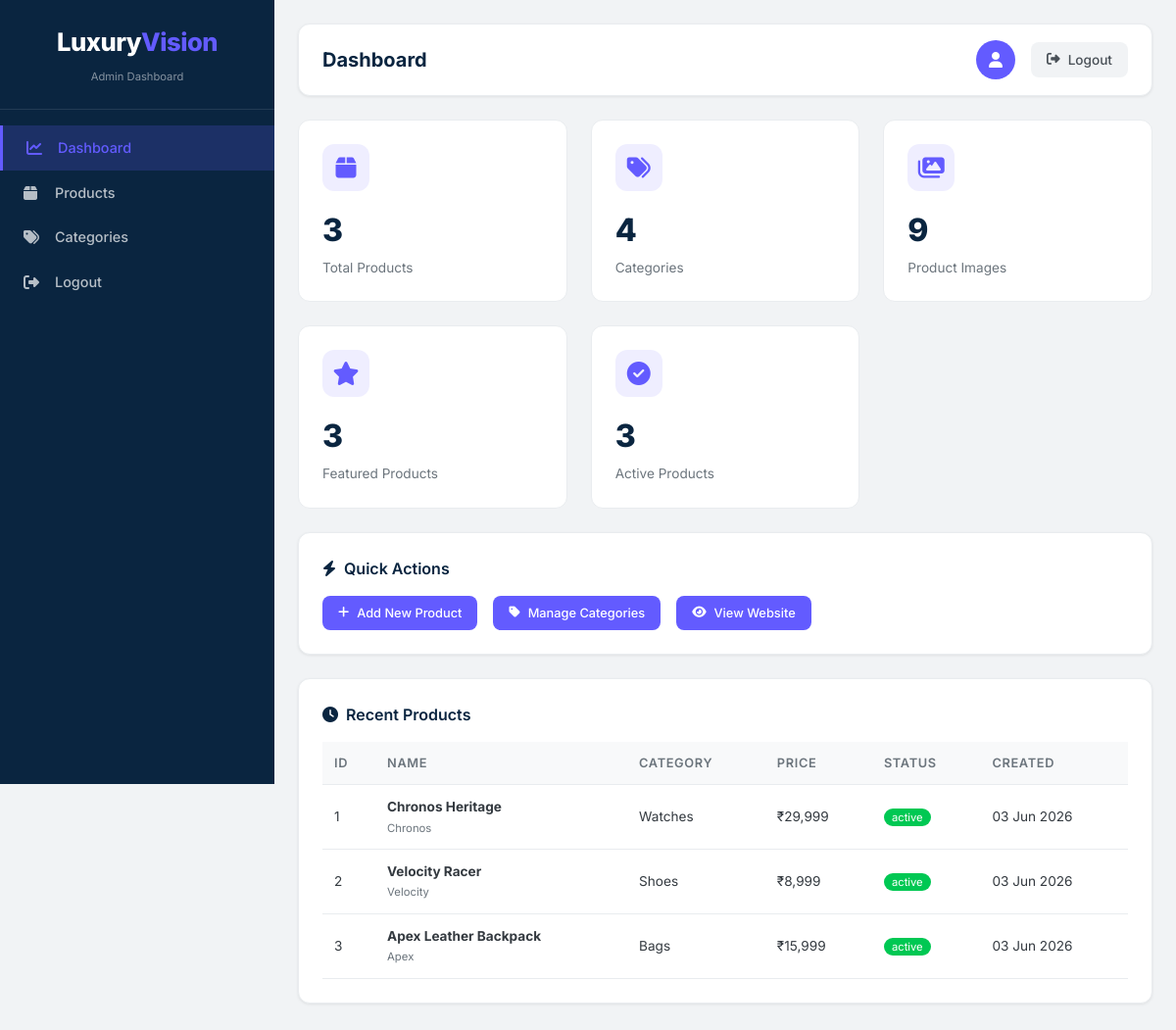
Screenshot of /admin/dashboard.php (signed in) with the database file from the repository.
### tables this page shows
CREATE TABLE IF NOT EXISTS products (
    id INT AUTO_INCREMENT PRIMARY KEY,
    category_id INT,
    name VARCHAR(200) NOT NULL,
    slug VARCHAR(200) NOT NULL UNIQUE,
    brand VARCHAR(100),
    short_desc VARCHAR(500),
    description TEXT,
    price DECIMAL(10,2) NOT NULL,
    original_price DECIMAL(10,2),
    featured TINYINT DEFAULT 0,
    status ENUM('active', 'inactive') DEFAULT 'active',
    colors JSON,
    features JSON,
    specifications JSON,
    created_at TIMESTAMP DEFAULT CURRENT_TIMESTAMP,
    updated_at TIMESTAMP DEFAULT CURRENT_TIMESTAMP ON UPDATE CURRENT_TIMESTAMP,
    FOREIGN KEY (category_id) REFERENCES categories(id) ON DELETE SET NULL,
    INDEX idx_status (status),
    INDEX idx_featured (featured)
);

CREATE TABLE IF NOT EXISTS categories (
    id INT AUTO_INCREMENT PRIMARY KEY,
    name VARCHAR(100) NOT NULL,
    slug VARCHAR(100) NOT NULL UNIQUE,
    description TEXT,
    status TINYINT DEFAULT 1,
    created_at TIMESTAMP DEFAULT CURRENT_TIMESTAMP,
    updated_at TIMESTAMP DEFAULT CURRENT_TIMESTAMP ON UPDATE CURRENT_TIMESTAMP
);

### includes/config.php (called while the page is built, shortened)
<?php
function sanitize($input) {
    return htmlspecialchars($input, ENT_QUOTES, 'UTF-8');
}
?>

### admin/dashboard.php (the view, shortened to what this page needs)
<?php
require_once __DIR__ . '/../includes/config.php';
$db = getDB();
$totalProducts = $db->query("SELECT COUNT(*) FROM products")->fetchColumn();
$totalCategories = $db->query("SELECT COUNT(*) FROM categories")->fetchColumn();
$totalImages = $db->query("SELECT COUNT(*) FROM product_images")->fetchColumn();
$featuredProducts = $db->query("SELECT COUNT(*) FROM products WHERE featured = 1")->fetchColumn();
$activeProducts = $db->query("SELECT COUNT(*) FROM products WHERE status = 'active'")->fetchColumn();
$page_title = 'Dashboard';
include 'layout_head.php';
?>
<div class="stats-grid">
    <div class="stat-card">
        <div class="stat-icon"><i class="fas fa-box"></i></div>
        <div class="stat-number"><?= $totalProducts ?></div>
        <div class="stat-label">Total Products</div>
    </div>
    <div class="stat-card">
        <div class="stat-icon"><i class="fas fa-tags"></i></div>
        <div class="stat-number"><?= $totalCategories ?></div>
        <div class="stat-label">Categories</div>
    </div>
    <div class="stat-card">
        <div class="stat-icon"><i class="fas fa-images"></i></div>
        <div class="stat-number"><?= $totalImages ?></div>
        <div class="stat-label">Product Images</div>
    </div>
    <div class="stat-card">
        <div class="stat-icon"><i class="fas fa-star"></i></div>
        <div class="stat-number"><?= $featuredProducts ?></div>
        <div class="stat-label">Featured Products</div>
    </div>
    <div class="stat-card">
        <div class="stat-icon"><i class="fas fa-check-circle"></i></div>
        <div class="stat-number"><?= $activeProducts ?></div>
        <div class="stat-label">Active Products</div>
    </div>
</div>
<div class="card">
    <h3><i class="fas fa-bolt"></i> Quick Actions</h3>
    <div style="display: flex; gap: 1rem; flex-wrap: wrap;">
        <a href="products.php" class="btn btn-primary">
            <i class="fas fa-plus"></i> Add New Product
        </a>
        <a href="categories.php" class="btn btn-primary">
            <i class="fas fa-tag"></i> Manage Categories
        </a>
        <a href="../public/index.php" target="_blank" class="btn btn-primary">
            <i class="fas fa-eye"></i> View Website
        </a>
    </div>
</div>
<div class="card">
    <h3><i class="fas fa-clock"></i> Recent Products</h3>
    <?php
    $recent = $db->query("SELECT p.*, c.name as cat_name FROM products p LEFT JOIN categories c ON c.id = p.category_id ORDER BY p.created_at DESC LIMIT 5")->fetchAll();
    if ($recent): ?>
    <div class="table-container">
        <table>
            <thead>
                <tr><th>ID</th><th>Name</th><th>Category</th><th>Price</th><th>Status</th><th>Created</th></tr>
            </thead>
            <tbody>
                <?php foreach ($recent as $p): ?>
                <tr>
                    <td><?= $p['id'] ?></td>
                    <td><strong><?= sanitize($p['name']) ?></strong><br><small style="color:#6c757d;"><?= sanitize($p['brand']) ?></small></td>
                    <td><?= sanitize($p['cat_name'] ?? 'Uncategorized') ?></td>
                    <td>₹<?= number_format($p['price']) ?></td>
                    <td><span style="background:<?= $p['status'] == 'active' ? '#00c853' : '#dc2626' ?>; color:white; padding:2px 8px; border-radius:20px; font-size:0.7rem;"><?= $p['status'] ?></span></td>
                    <td><?= date('d M Y', strtotime($p['created_at'])) ?></td>
                </tr>
                <?php endforeach; ?>
            </tbody>
        </table>
    </div>
    <?php else: ?>
    <p>No products yet. <a href="products.php">Add your first product</a></p>
    <?php endif; ?>
</div>
<?php include 'layout_foot.php'; ?>

### admin/layout_head.php (shortened to what this page needs)
<!DOCTYPE html>
<html lang="en">
<head>
    <link rel="stylesheet" href="https://cdnjs.cloudflare.com/ajax/libs/font-awesome/6.5.0/css/all.min.css">
</head>
<body>
<div class="admin-container">
    <div class="sidebar">
        <div class="sidebar-header">
            <div class="sidebar-logo">
                <span class="logo-primary">Luxury</span><span class="logo-secondary">Vision</span>
            </div>
            <p>Admin Dashboard</p>
        </div>
        <div class="sidebar-nav">
            <a href="dashboard.php" class="<?= basename($_SERVER['PHP_SELF']) == 'dashboard.php' ? 'active' : '' ?>">
                <i class="fas fa-chart-line"></i> <span>Dashboard</span>
            </a>
            <a href="products.php" class="<?= basename($_SERVER['PHP_SELF']) == 'products.php' ? 'active' : '' ?>">
                <i class="fas fa-box"></i> <span>Products</span>
            </a>
            <a href="categories.php" class="<?= basename($_SERVER['PHP_SELF']) == 'categories.php' ? 'active' : '' ?>">
                <i class="fas fa-tags"></i> <span>Categories</span>
            </a>
            <a href="logout.php">
                <i class="fas fa-sign-out-alt"></i> <span>Logout</span>
            </a>
        </div>
    </div>
    <div class="main-content">
        <div class="top-bar">
            <h1 class="page-title"><?= $page_title ?? 'Dashboard' ?></h1>
            <div class="admin-info">
                <div class="admin-avatar">
                    <i class="fas fa-user"></i>
                </div>
                <a href="logout.php" class="logout-btn"><i class="fas fa-sign-out-alt"></i> Logout</a>
            </div>
        </div>

### admin/layout_foot.php
    </div>
</div>
</body>
</html>

### admin/layout_head.php (style rules this page uses)
* { margin: 0; padding: 0; box-sizing: border-box; }
:root { --primary: #0a2540; --primary-dark: #051a2c; --secondary: #635bff; --secondary-dark: #4c44cc; --accent: #00b4d8; --success: #00c853; --warning: #ff6d00; --danger: #dc2626; --gray-50: #f8f9fa; --gray-100: #f1f3f5; --gray-200: #e9ecef; --gray-300: #dee2e6; --gray-400: #ced4da; --gray-500: #adb5bd; --gray-600: #6c757d; --gray-700: #495057; --gray-800: #343a40; --gray-900: #212529; --white: #ffffff; --shadow-sm: 0 1px 3px rgba(0,0,0,0.08); --shadow: 0 4px 12px rgba(0,0,0,0.08); --shadow-lg: 0 12px 36px rgba(0,0,0,0.12); --radius: 12px; --radius-lg: 16px; }
body { font-family: 'Inter', sans-serif; background: var(--gray-100); color: var(--gray-800); line-height: 1.5; }
.admin-container { display: flex; min-height: 100vh; }
.sidebar { width: 280px; background: var(--primary); color: white; position: fixed; height: 100vh; overflow-y: auto; transition: all 0.3s; }
.sidebar-header { padding: 1.5rem; border-bottom: 1px solid rgba(255,255,255,0.1); text-align: center; }
.sidebar-logo { font-size: 1.6rem; font-weight: 800; letter-spacing: -0.02em; }
.sidebar-logo .logo-primary { color: var(--white); }
.sidebar-logo .logo-secondary { color: var(--secondary); }
.sidebar-header p { font-size: 0.7rem; color: rgba(255,255,255,0.5); margin-top: 0.5rem; }
.sidebar-nav { padding: 1rem 0; }
.sidebar-nav a { display: flex; align-items: center; gap: 0.75rem; padding: 0.75rem 1.5rem; color: rgba(255,255,255,0.7); text-decoration: none; transition: all 0.2s; font-size: 0.9rem; font-weight: 500; }
.sidebar-nav a i { width: 1.25rem; font-size: 1rem; }
.sidebar-nav a.active { background: rgba(99,91,255,0.2); color: var(--secondary); border-left: 3px solid var(--secondary); }
.main-content { flex: 1; margin-left: 280px; padding: 1.5rem; }
.top-bar { background: var(--white); padding: 1rem 1.5rem; border-radius: var(--radius); margin-bottom: 1.5rem; display: flex; justify-content: space-between; align-items: center; box-shadow: var(--shadow-sm); border: 1px solid var(--gray-200); }
.page-title { font-size: 1.25rem; font-weight: 700; color: var(--primary); }
.admin-info { display: flex; align-items: center; gap: 1rem; }
.admin-avatar { width: 40px; height: 40px; background: var(--secondary); border-radius: 50%; display: flex; align-items: center; justify-content: center; color: white; font-weight: 600; }
.logout-btn { background: var(--gray-100); color: var(--gray-700); padding: 0.5rem 1rem; border-radius: 8px; text-decoration: none; font-size: 0.85rem; font-weight: 500; transition: all 0.2s; display: flex; align-items: center; gap: 0.5rem; }
.card { background: var(--white); border-radius: var(--radius); padding: 1.5rem; margin-bottom: 1.5rem; box-shadow: var(--shadow-sm); border: 1px solid var(--gray-200); }
.card h3 { font-size: 1rem; font-weight: 600; margin-bottom: 1rem; color: var(--primary); display: flex; align-items: center; gap: 0.5rem; }
.stats-grid { display: grid; grid-template-columns: repeat(auto-fit, minmax(240px, 1fr)); gap: 1.5rem; margin-bottom: 1.5rem; }
.stat-card { background: var(--white); border-radius: var(--radius); padding: 1.5rem; border: 1px solid var(--gray-200); transition: all 0.2s; }
.stat-icon { width: 48px; height: 48px; background: rgba(99,91,255,0.1); border-radius: 12px; display: flex; align-items: center; justify-content: center; margin-bottom: 1rem; }
.stat-icon i { font-size: 1.5rem; color: var(--secondary); }
.stat-number { font-size: 2rem; font-weight: 800; color: var(--primary); }
.stat-label { font-size: 0.85rem; color: var(--gray-600); margin-top: 0.25rem; }
.table-container { overflow-x: auto; }
table { width: 100%; border-collapse: collapse; }
th, td { padding: 0.75rem; text-align: left; border-bottom: 1px solid var(--gray-200); }
th { background: var(--gray-50); font-weight: 600; font-size: 0.8rem; text-transform: uppercase; letter-spacing: 0.05em; color: var(--gray-600); }
td { font-size: 0.85rem; }
.btn { padding: 0.5rem 1rem; border: none; border-radius: 8px; cursor: pointer; font-size: 0.8rem; font-weight: 500; transition: all 0.2s; text-decoration: none; display: inline-flex; align-items: center; gap: 0.5rem; }
.btn-primary { background: var(--secondary); color: white; }

### rows the page displays
products: id "1", name "Chronos Heritage", brand "Chronos", category.name "Watches", price "29,999", status "active", created_at "03 Jun 2026"
products: id "2", name "Velocity Racer", brand "Velocity", category.name "Shoes", price "8,999", status "active", created_at "03 Jun 2026"
products: id "3", name "Apex Leather Backpack", brand "Apex", category.name "Bags", price "15,999", status "active", created_at "03 Jun 2026"

### other values shown
$page_title "Dashboard"
$totalProducts "3"
$totalCategories "4"
$totalImages "9"
$featuredProducts "3"
$activeProducts "3"
